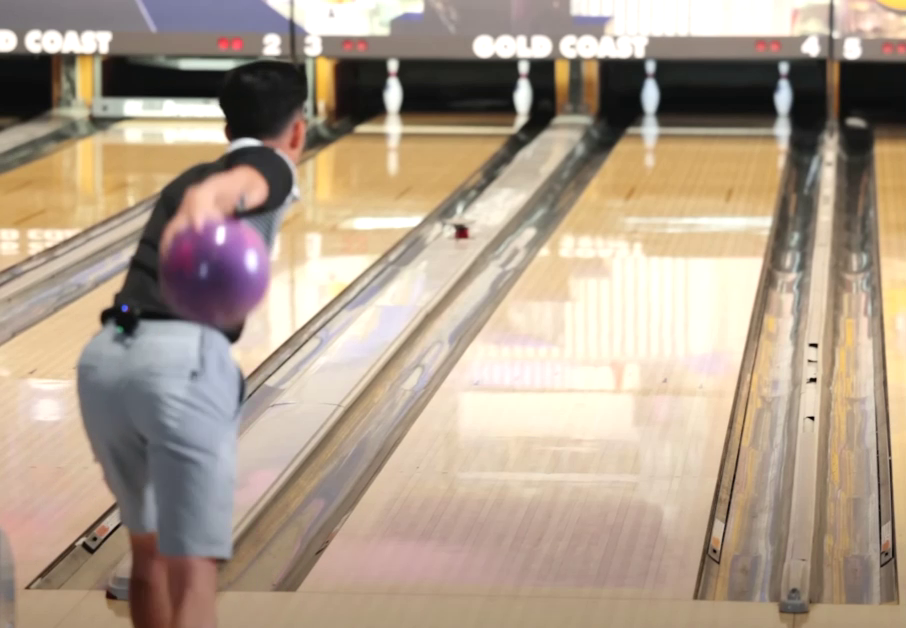
#> input picture frame 13 of data/Recording_1.mp4, 906 x 628 px, given in place of Recording_8.mp4, which was not available
$ jupyter execute Camera_Motion_test.ipynb   (text cells are left out)
#> lines starting #> are read from the running program, lines starting #| are printed output that depends on the picture; long printed decimals are rounded; pictures that were not available may be replaced by others from this repository, and a replacement may not be noted
[cell 1]
import cv2
import numpy as np
from pathlib import Path
import pandas as pd

[cell 2]
video_number = "8"
# Define the relative path to the video file
notebook_dir = Path().resolve()
project_root = notebook_dir.parent.parent
video_path = (
    project_root
    / "data"
    / f"recording_{video_number}"
    / f"Recording_{video_number}.mp4"
)
video_path = str(video_path)

# Load the video
cap = cv2.VideoCapture(video_path)

# Check
print(
    f"Opened: {cap.isOpened()}, FPS: {cap.get(cv2.CAP_PROP_FPS)}, Total Frames: {cap.get(cv2.CAP_PROP_FRAME_COUNT)}"
)

[cell 3]
def estimate_background_motion(cap, max_frames=200):
#> called with max_frames = 131
    orb = cv2.ORB_create(nfeatures=1000)  # more features helps

    ret, prev_frame = cap.read()
#> prev_frame is the input picture: shape (628, 906, 3); mean B, G, R 139.7, 157.6, 174.9
    if not ret:
        return []

    prev_gray = cv2.cvtColor(prev_frame, cv2.COLOR_BGR2GRAY)
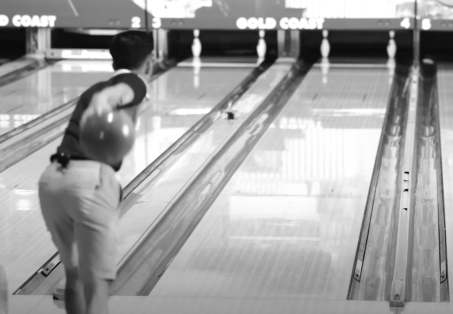
#> prev_gray: shape (628, 906) (shown at 1/2 size); min 4, max 255, mean 160.7
    prev_kp, prev_desc = orb.detectAndCompute(prev_gray, None)
#> prev_kp = 1000 keypoints; strongest (x, y, size): (813, 417, 31), (815, 379, 31), (812, 418, 37.2), (230, 137, 92.6)

    motions = []
    dxs = []
    dys = []

    for _ in range(max_frames):
        ret, frame = cap.read()
        if not ret:
            break

        gray = cv2.cvtColor(frame, cv2.COLOR_BGR2GRAY)
        kp, desc = orb.detectAndCompute(gray, None)

        if prev_desc is not None and desc is not None:
            # Match ORB descriptors
            bf = cv2.BFMatcher(cv2.NORM_HAMMING, crossCheck=True)
            matches = bf.match(prev_desc, desc)

            # Extract matched keypoints
            src_pts = np.float32([prev_kp[m.queryIdx].pt for m in matches]).reshape(
                -1, 1, 2
            )
            dst_pts = np.float32([kp[m.trainIdx].pt for m in matches]).reshape(-1, 1, 2)

            # Use RANSAC to filter out moving objects
            if len(src_pts) >= 10:  # tune
                H, mask = cv2.findHomography(src_pts, dst_pts, cv2.RANSAC, 5.0)
                if H is not None:
                    # Extract translation components from homography
                    dx, dy = H[0, 2], H[1, 2]
                    motion_magnitude = np.sqrt(dx**2 + dy**2)
                    motions.append(motion_magnitude)
                    dxs.append(dx)
                    dys.append(dy)

        prev_gray = gray
        prev_kp, prev_desc = kp, desc
#> this loop made 30 passes
#> (matches, dx, dy, motion_magnitude) on passes 1 to 8: (864 matches, 0.519, 0.0348, 0.52), (832 matches, 0.327, 0.15, 0.36), (773 matches, 0.494, 0.034, 0.496), (752 matches, 0.279, -0.0421, 0.282), (979 matches, -0.00436, 0.00124, 0.00453), (804 matches, 1.15, -0.294, 1.19), (827 matches, 1.38, -0.235, 1.4), (836 matches, 1.4, 0.145, 1.4)
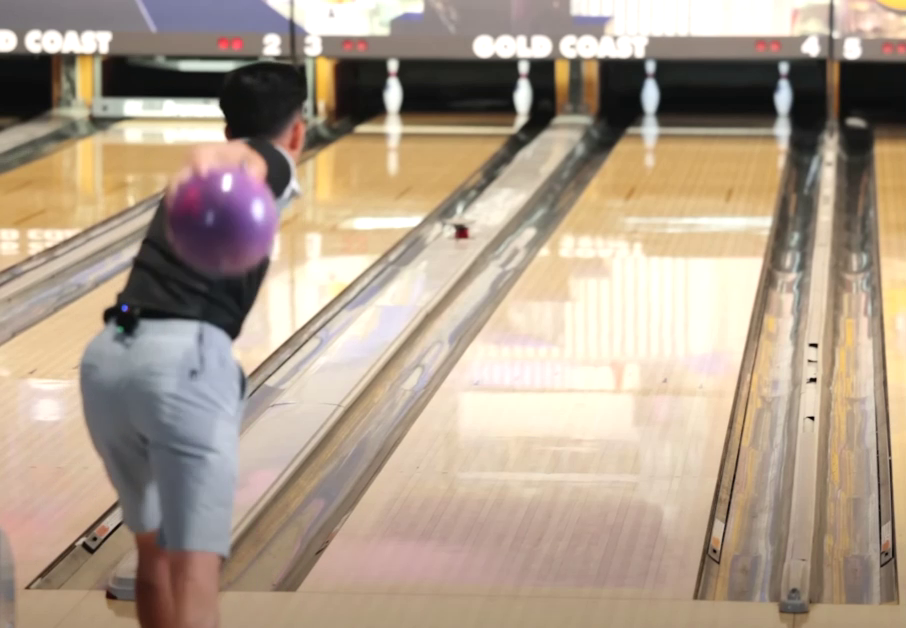
#> input picture frame 14 of data/Recording_1.mp4, 906 x 628 px, given in place of Recording_8.mp4, which was not available
#> pass 1, in estimate_background_motion, `gray = cv2.cvtColor(frame, cv2.COLOR_BGR2GRAY)`:
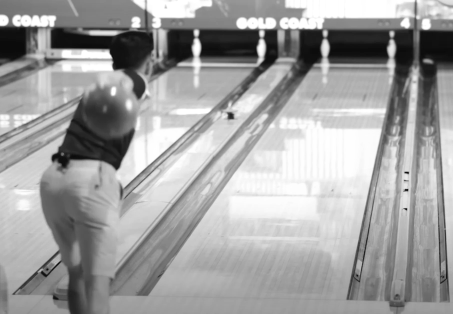
#> gray: shape (628, 906) (shown at 1/2 size); min 4, max 255, mean 160.4
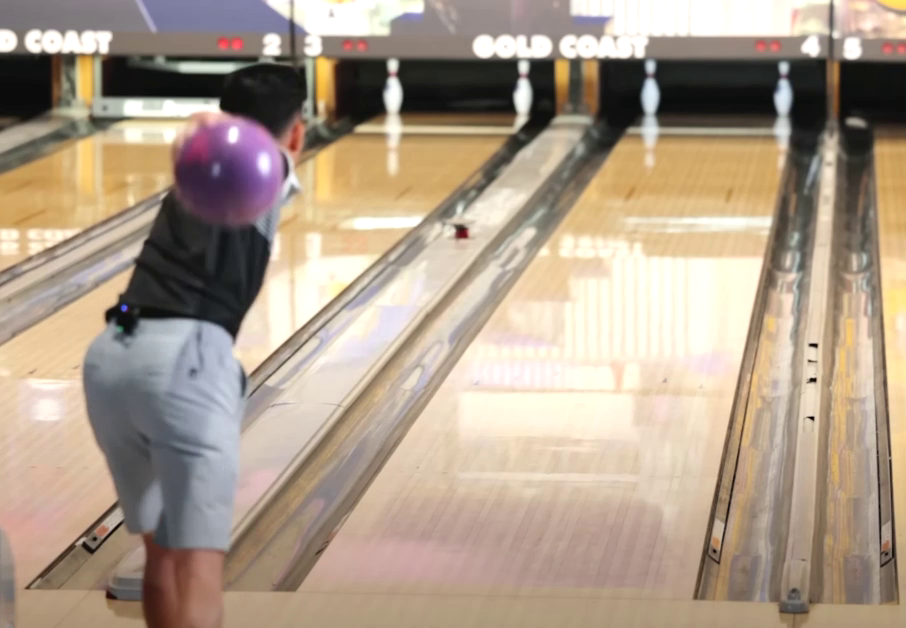
#> input picture frame 15 of data/Recording_1.mp4, 906 x 628 px, given in place of Recording_8.mp4, which was not available
#> pass 2, in estimate_background_motion, `gray = cv2.cvtColor(frame, cv2.COLOR_BGR2GRAY)`:
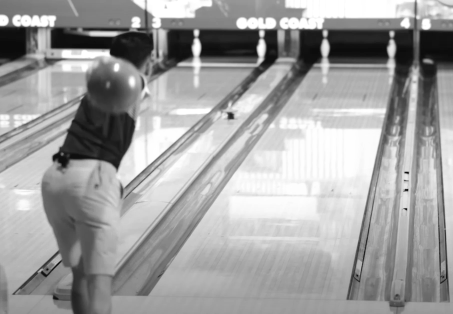
#> gray: shape (628, 906) (shown at 1/2 size); min 4, max 255, mean 159.7
#> pass 3, in estimate_background_motion, `gray = cv2.cvtColor(frame, cv2.COLOR_BGR2GRAY)`:
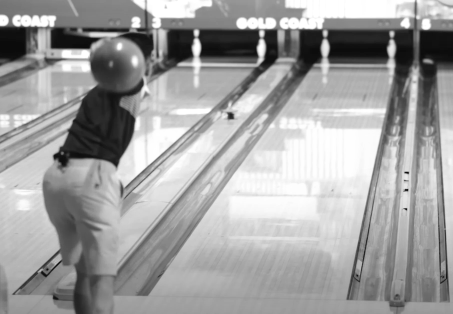
#> gray: shape (628, 906) (shown at 1/2 size); min 3, max 255, mean 160
#> after the loop:
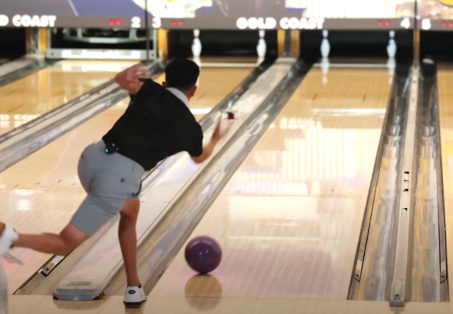
#> frame: shape (628, 906, 3) (shown at 1/2 size); mean B, G, R 132.4, 151.3, 168.9
#> after the loop:
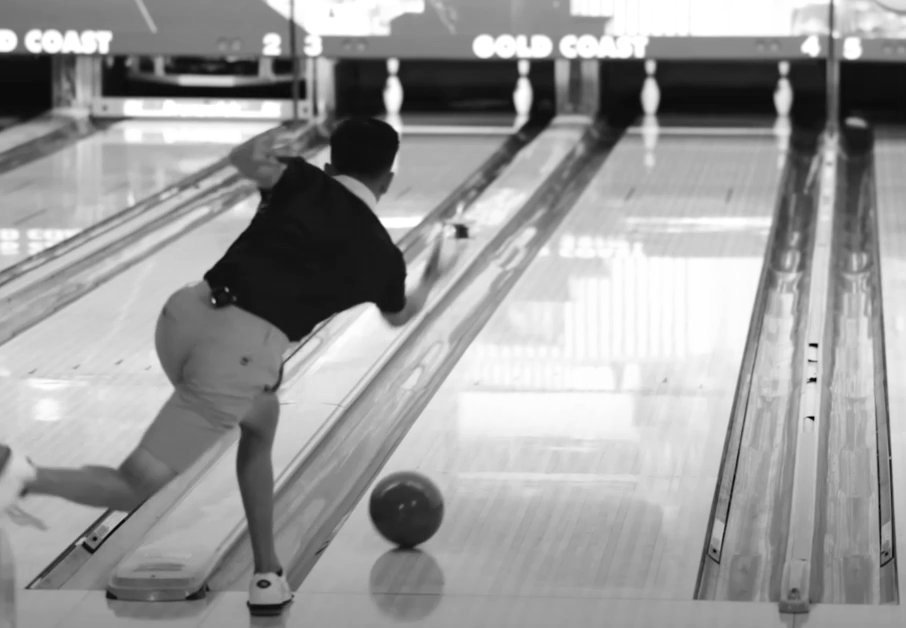
#> gray: shape (628, 906); min 1, max 255, mean 154.4
#> after the loop, dxs = 29 values, max 1.4 at index 7, min -0.0259 at index 25, mean 0.255; dys = 29 values, max 0.369 at index 10, min -0.496 at index 26, mean -0.00855; motions = 29 values, max 1.4 at index 6, min 2.82e-12 at index 19, mean 0.326

    cap.release()
    return motions, dxs, dys

$ run again, starting later in the video
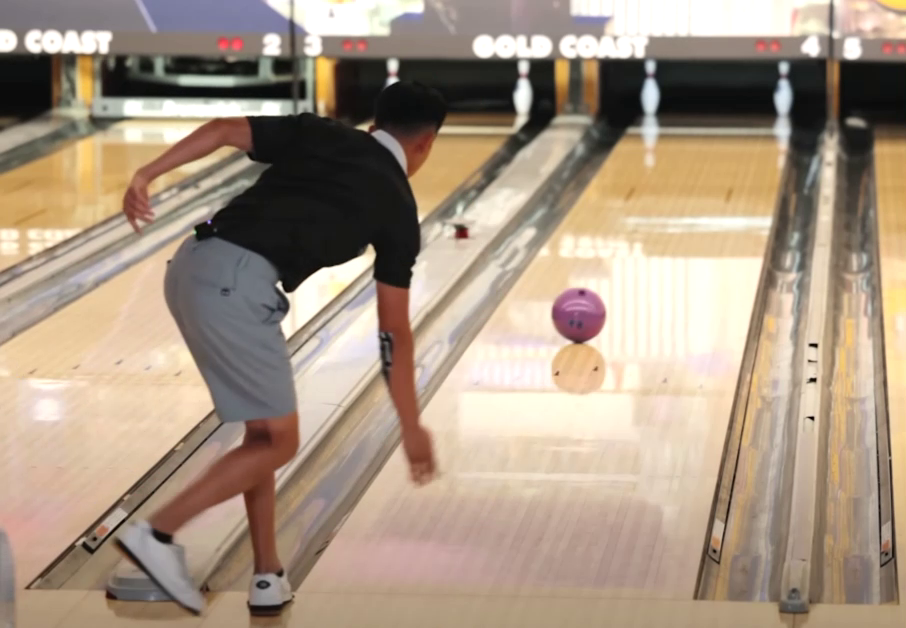
#> input picture frame 58 of data/Recording_1.mp4, 906 x 628 px, given in place of Recording_8.mp4, which was not available
#> in estimate_background_motion, prev_frame is the input picture: shape (628, 906, 3); mean B, G, R 131.8, 150.3, 168.4
#> in estimate_background_motion, `prev_kp, prev_desc = orb.detectAndCompute(prev_gray, None)`: prev_kp = 1000 keypoints; strongest (x, y, size): (813, 417, 31), (288, 294, 64.3), (289, 294, 77.1), (816, 345, 31)
#> the loop in estimate_background_motion, `for _ in range(max_frames):` made 30 passes
#> (matches, dx, dy, motion_magnitude) on passes 1 to 8: (760 matches, 0.496, -0.589, 0.77), (753 matches, 0.494, -0.554, 0.743), (702 matches, 0.407, -0.344, 0.533), (722 matches, 0.947, -0.687, 1.17), (995 matches, -1.34e-12, -8.66e-13, 1.59e-12), (776 matches, 0.717, -0.498, 0.873), (797 matches, 0.855, -0.623, 1.06), (738 matches, -0.143, -0.459, 0.48)
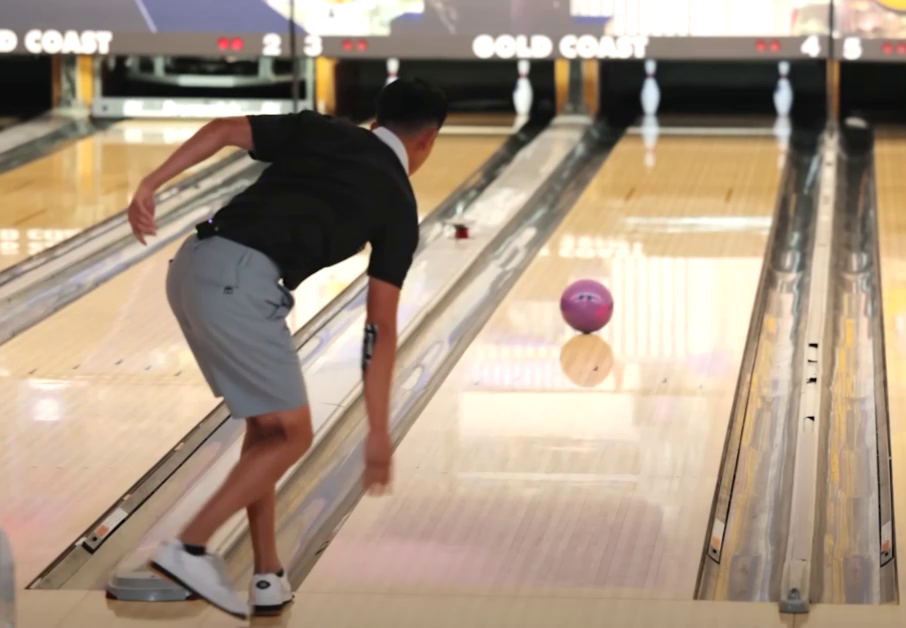
#> input picture frame 59 of data/Recording_1.mp4, 906 x 628 px, given in place of Recording_8.mp4, which was not available
#> after the loop in estimate_background_motion, `for _ in range(max_frames):`:
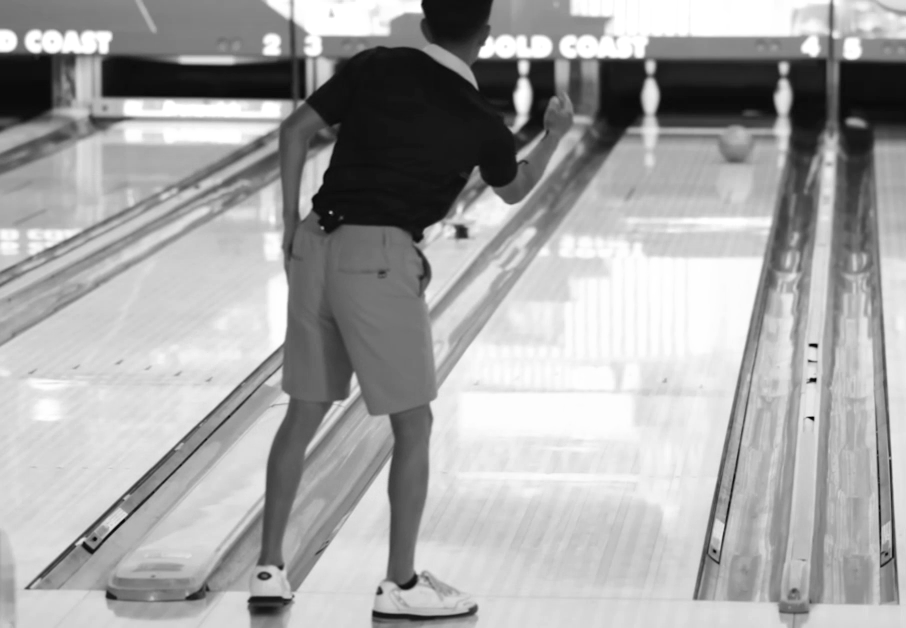
#> gray: shape (628, 906); min 4, max 255, mean 165.2
#> after the loop in estimate_background_motion, `for _ in range(max_frames):`: dxs = 29 values, max 0.947 at index 3, min -0.17 at index 17, mean 0.339; dys = 29 values, max 0.00291 at index 9, min -0.77 at index 21, mean -0.373; motions = 29 values, max 1.17 at index 3, min 1.59e-12 at index 4, mean 0.534

$ run again, starting later in the video
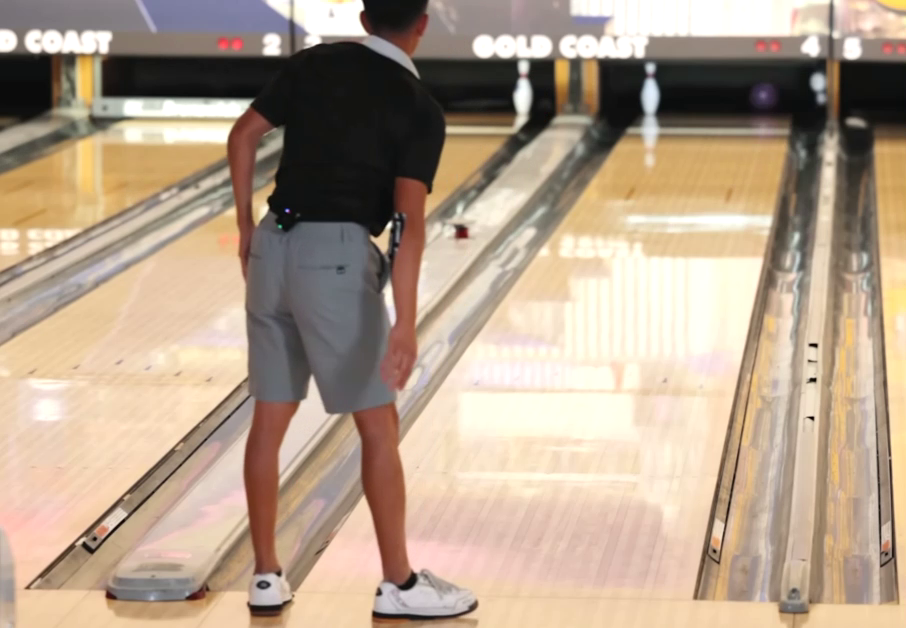
#> input picture frame 104 of data/Recording_1.mp4, 906 x 628 px, given in place of Recording_8.mp4, which was not available
#> in estimate_background_motion, prev_frame is the input picture: shape (628, 906, 3); mean B, G, R 140.1, 160, 179.8
#> in estimate_background_motion, `prev_kp, prev_desc = orb.detectAndCompute(prev_gray, None)`: prev_kp = 1000 keypoints; strongest (x, y, size): (813, 417, 31), (816, 345, 31), (812, 418, 37.2), (815, 379, 31)
#> the loop in estimate_background_motion, `for _ in range(max_frames):` made 27 passes
#> (matches, dx, dy, motion_magnitude) on passes 1 to 8: (747 matches, -11.29, -1.61, 11.4), (758 matches, -1.47, 0.402, 1.52), (659 matches, 0.136, 0.284, 0.315), (978 matches, -0.00848, -0.0124, 0.015), (707 matches, -1.03, 0.35, 1.08), (724 matches, -1.32, 0.372, 1.37), (680 matches, 0.136, 0.368, 0.392), (975 matches, 0.0182, -0.00717, 0.0195)
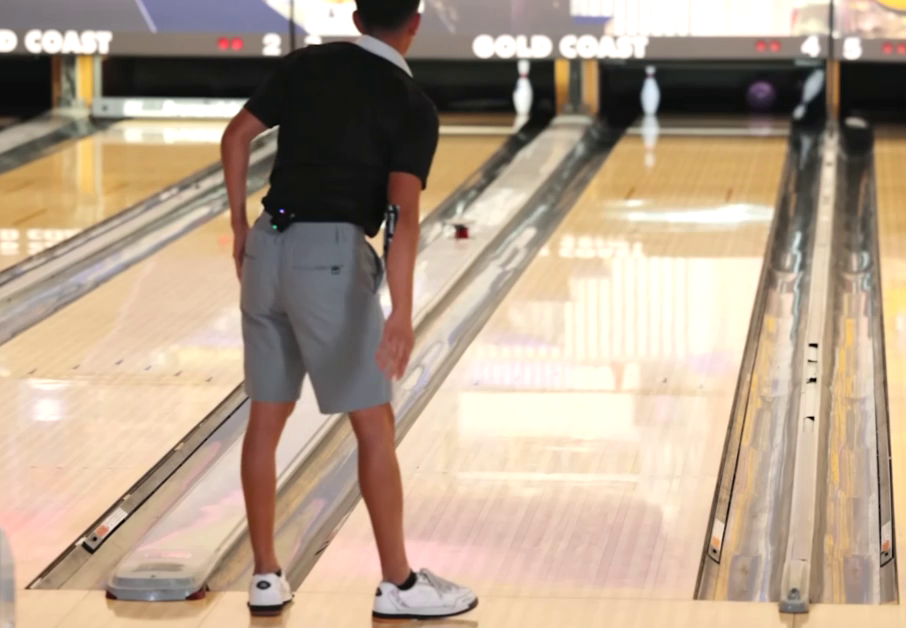
#> input picture frame 105 of data/Recording_1.mp4, 906 x 628 px, given in place of Recording_8.mp4, which was not available
#> after the loop in estimate_background_motion, `for _ in range(max_frames):`:
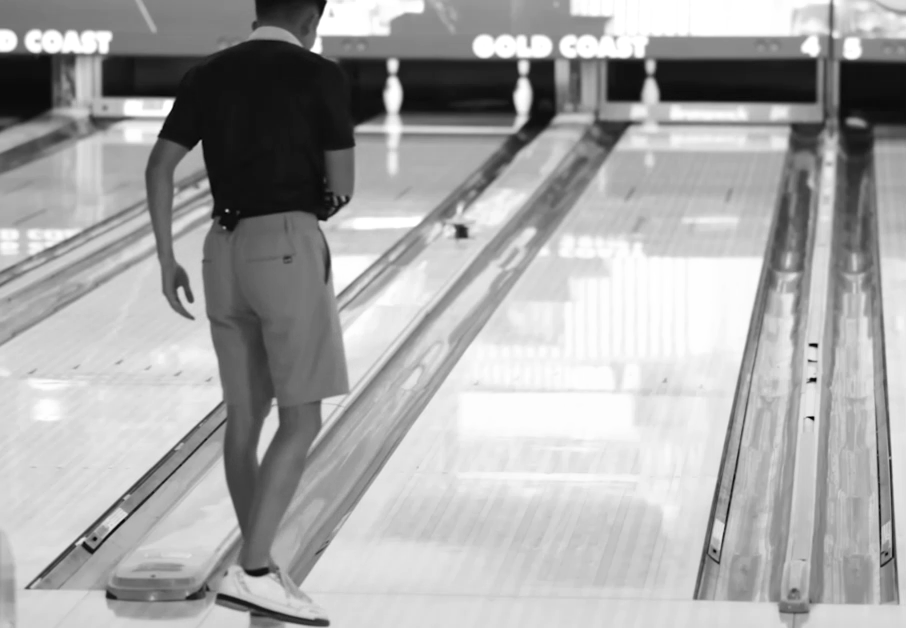
#> gray: shape (628, 906); min 3, max 255, mean 167.6
#> after the loop in estimate_background_motion, `for _ in range(max_frames):`: dxs = 26 values, max 0.136 at index 2, min -11.29 at index 0, mean -1.1; dys = 26 values, max 0.402 at index 1, min -1.61 at index 0, mean 0.0679; motions = 26 values, max 11.4 at index 0, min 1.52e-13 at index 17, mean 1.17
#> `motions, dx, dy = estimate_background_motion( cap, max_frames=int(cap...`: dx has the same summary as dxs in estimate_background_motion; dy has the same summary as dys in estimate_background_motion
#> avg_motion = 1.17
#| Camera is moving 📷, motion: 1.166
#> df = table of 26 rows and 2 columns
